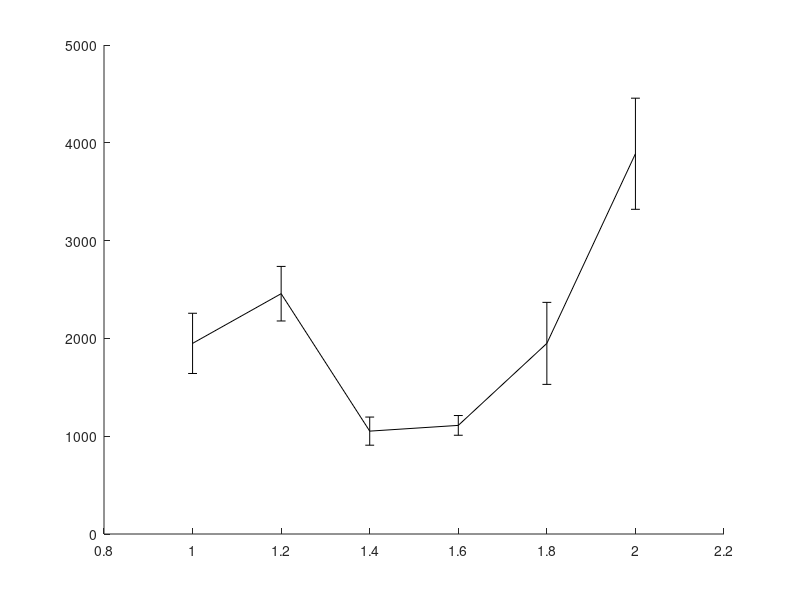

The MATLAB script that drew this image: (Note: this script raises an error after producing the figure.)
% In this experiment I compare the performance of the GD (with KDL) and the
% PCS on one scene with obstacles where the start and goal configurations
% are:
% State c_start = {0.5236, 1.7453, -1.8326, -1.4835,	1.5708,	0, 1.004278, 0.2729, 0.9486, -1.15011, 1.81001, -1.97739};
% State c_goal = {0.5236, 0.34907, 0.69813, -1.3963, 1.5708, 0, 0.7096, 1.8032, -1.7061, -1.6286, 1.9143, -2.0155}; // Robot 2 no backflip - Elbow down
% This while benchmarking the maximum step distance.
% With joint limits of the ABB robots.
% LazyRRT planner
% last updated: 08/26/17

clear all
clc

%%
D1 = load('benchmark_LazyRRT_PCS_3poles_rangeB_newNN.txt'); 
D1 = D1(D1(:,1)>0.5, :);

%%
D2 = load('benchmark_LazyRRT_GD_3poles_rangeB_newNN.txt'); 

%%
% PCS
rd = sort(unique(D1(:,1)));
for i = 1:length(rd)
    M = D1(D1(:,1)==rd(i), 2:end);
    td(i) = mean(M(:,4))*1e3;
    td_ste(i) = 1e3*std(M(:,4))/sqrt(size(M,1));
    nodes_d(i) =  mean(M(:,10));
    trees_d(i) =  mean(M(:,11));
    tlc_d(i) = mean(M(:,12))*1e3;
end

%%
% GD
rg = sort(unique(D2(:,1)));
for i = 1:length(rg)
    M = D2(D2(:,1)==rg(i), 2:end);
%     disp([i-1 rg(i)  size(M,1)])
    tg(i) = mean(M(:,4))*1e3;
    tg_ste(i) = 1e3*std(M(:,4))/sqrt(size(M,1));
    nodes_g(i) =  mean(M(:,10));
    trees_g(i) =  mean(M(:,11));
    tlc_g(i) = mean(M(:,12))*1e3;
end

%%
disp(' ');
[tdmin, id] = min(td);
[tgmin, ig] = min(tg);

%%
h = figure(1);
clf
errorbar(rd,td,td_ste,'-k','linewidth',2);
hold on
errorbar(rg,tg,tg_ste,'--k','linewidth',2);
hold off
ylabel('mean runtime [msec]');
xlabel('max. local-connection distance');
legend('PCS','GD');
% xlim([0 6]);
xlim([min([rd; rg]) max([rd; rg])]);

%% 
D1 = D1(D1(:,1)==rd(id), 2:end);
verf = D1(:,1)==1;
suc = D1(:,2)==1;

disp('PCS:');
disp(['Results of ' num2str(size(D1,1)) ' queries.']);
disp(['Minimum avg. runtime for PCS is ' num2str(tdmin) 'msec with d = ' num2str(rd(id)) ]);
disp(['Percent of successful queries verified: ' num2str(sum(verf & suc)/sum(suc)*100) '%']);
disp(['Plan distance: ' num2str(D1(1,3)) ]);
disp(['Avg. runtime: ' num2str(mean(D1(:,4))*1e3)  ' +/- ' num2str(std(D1(:,4))/sqrt(size(D1,1))*1e3) ' msec ']);
disp(['Min. runtime: ' num2str(min(D1(:,4))*1e3) 'msec']);
disp(['Avg. local-connection time: ' num2str(mean(D1(:,12))*1e3)  ' +/- ' num2str(std(D1(:,12))/sqrt(size(D1,1))*1e3) ' msec ']);
disp(['Avg. nodes in path: ' num2str(floor(mean(D1(:,10)))) ]);
disp(['Avg. nodes in trees: ' num2str(floor(mean(D1(:,11)))) ]);
disp(['Avg. number of IK solutions: ' num2str(floor(mean(D1(:,5)))) ]);

%%
D2 = D2(D2(:,1)==rg(ig), 2:end);
verf = D2(:,1)==1;
suc = D2(:,2)==1;

disp('GD:');
disp(['Results of ' num2str(size(D2,1)) ' queries.']);
disp(['Minimum avg. runtime for GD is ' num2str(tgmin) 'msec with d = ' num2str(rg(ig)) ]);
disp(['Percent of successful queries verified: ' num2str(sum(verf & suc)/sum(suc)*100) '%']);
disp(['Plan distance: ' num2str(D2(1,3)) ]);
disp(['Avg. runtime: ' num2str(mean(D2(:,4))*1e3)  ' +/- ' num2str(std(D2(:,4))/sqrt(size(D2,1))*1e3) ' msec ']);
disp(['Min. runtime: ' num2str(min(D2(:,4))*1e3) 'msec']);
disp(['Avg. local-connection time: ' num2str(mean(D2(:,12))*1e3)  ' +/- ' num2str(std(D2(:,12))/sqrt(size(D2,1))*1e3) ' msec ']);
disp(['Avg. nodes in path: ' num2str(floor(mean(D2(:,10)))) ]);
disp(['Avg. nodes in trees: ' num2str(floor(mean(D2(:,11)))) ]);
disp(['Avg. number of projections: ' num2str(floor(mean(D2(:,5)))) ]);

%%
disp(' ');
disp(['Best speed-up: t_{gd}/t_{pcs} = ' num2str(tgmin/tdmin) ]);

%%
%%
%%

% PCS
td = D1(:,4);
maxT = max(td);
T1 = linspace(0,maxT,1000);
T1 = T1(2:end);
for i = 1:length(T1)
    sd = td < T1(i);
    md(i) = mean(td(sd));
    Md(i) = 1-sum(sd)/length(td);
end
%%
% GD
tg = D2(:,4);
maxT = max(tg);
T2 = linspace(0,maxT,1000);
T2 = T2(2:end);
for i = 1:length(T2)
    sg = tg < T2(i);
    mg(i) = mean(tg(sg));
    Mg(i) = 1-sum(sg)/length(tg);
end
%%
h = figure(2);
clf
plot(T1,Md*100,'-k','linewidth',2);
hold on
plot(T2,Mg*100,'--k','linewidth',2);
hold off
xlabel('maximum runtime [sec]');
ylabel('failure rate [%]');
legend('PCS','GD');
xlim([0 max([T1 T2])]);
title('LazyRRT');
